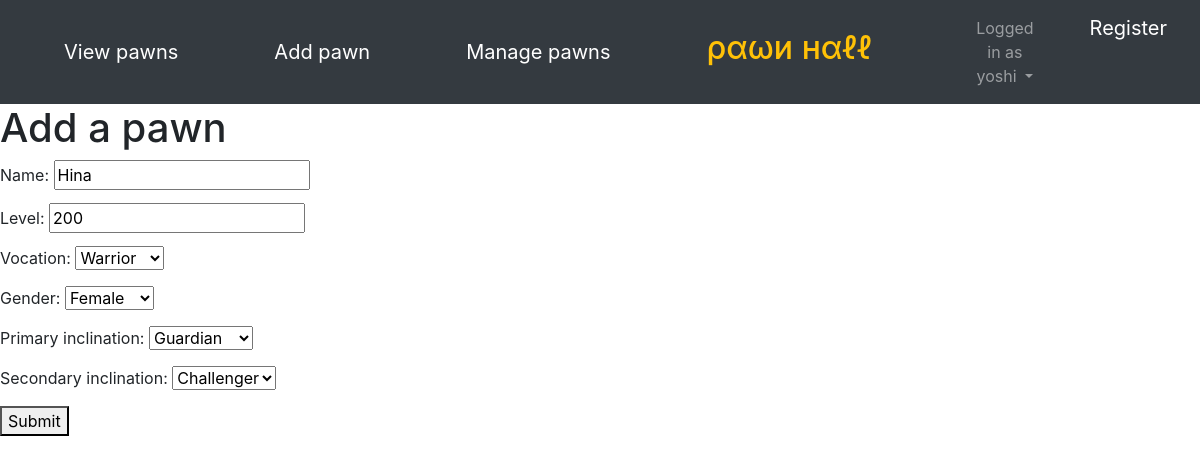
/pawn/1/update/ (signed in), run on the app's committed database.
### pawnlisting/models.py (models this page shows, shortened)
class Pawn(models.Model):
    id = models.AutoField(primary_key=True)
    name = models.CharField(max_length=30)
    vocation = models.CharField(max_length=20, choices=build_choices(vocations))
    level = models.IntegerField()
    gender = models.CharField(max_length=10, choices=build_choices(genders))
    PRIMARY_INCLINATION_CHOICES = build_choices(inclinations)
    SECONDARY_INCLINATION_CHOICES = PRIMARY_INCLINATION_CHOICES[:] + [("None", "None")]
    primary_inclination = models.CharField(max_length=30, choices=PRIMARY_INCLINATION_CHOICES)
    secondary_inclination= models.CharField(max_length=30, choices=SECONDARY_INCLINATION_CHOICES)
    created_by = models.ForeignKey("auth.User", default=None, null=False, on_delete=models.CASCADE)
    last_modified = models.DateTimeField(default=timezone.now)

### pawnlisting/views.py (the view)
# urls.py: path('pawn/<pk>/update/', views.PawnUpdate.as_view(), name="update_pawn"),
class PawnUpdate(AllowIfUserOwnsPawn, UpdateView):
    model = Pawn
    fields = ["name", "level", "vocation", "gender",
        "primary_inclination", "secondary_inclination"]

### pawnlisting/views.py (called while the page is built)
    def test_func(self):
        pawn_to_delete = Pawn.objects.get(pk=self.kwargs["pk"])
        return pawn_to_delete.created_by == self.request.user

### pawnlisting/templates/pawnlisting/pawn_form.html (shortened to what this page needs)
{% include "pawnlisting/base.html" %}
<h1> Add a pawn </h1>
<form method="POST">
    {% for field in form %}
        <div>
            <label> {{ field.label_tag }} </label>
            <span> {{ field }} </span>
        </div>
    {% endfor %}
    <button type="submit"> Submit </button>
</form>

### pawnlisting/templates/pawnlisting/base.html (shortened to what this page needs)
{% load static %}
<link rel="stylesheet" href="https://maxcdn.bootstrapcdn.com/bootstrap/4.0.0/css/bootstrap.min.css">
<nav class="navbar navbar-expand-lg navbar-dark bg-dark">
    <div class="navbar-collapse collapse w-100 dual-collapse2 order-1 order-md-0">
        <ul class="navbar-nav ml-auto text-center">
            <a class="navbar-brand nav-item mx-5" href="{% url 'list_pawn' %}"> View pawns </a>
            <a class="navbar-brand nav-item mx-5" href="{% url 'create_pawn' %}"> Add pawn </a>
            <a class="navbar-brand nav-item mx-5" href="{% url 'manage_pawns' %}"> Manage pawns </a>
        </ul>
    </div>
    <h2 class="text-warning navbar-text nav-item mx-5" style="white-space: nowrap;"> ραωи нαℓℓ </h2>
    <div class="navbar-collapse collapse w-100 dual-collapse2 order-2 order-md-2 mx-5">
        <ul class="navbar-nav mr-auto text-center">
            {% if user.is_authenticated %}
                <li class="nav-item dropdown">
                        <a class="nav-link dropdown-toggle" href="#" id="navbarDropdown" role="button"
                                    data-toggle="dropdown" aria-haspopup="true" aria-expanded="false">
                                    Logged in as {{ user.username }}
                        </a>
                </li>
            {% else %}
                <a class="navbar-brand" href="{% url 'login' %}"> Login </a>
            {% endif %}
            <a class="navbar-brand nav-item mx-5" href="/register"> Register </a>
        </ul>
    </div>
</nav>

### data on the page
Pawn: form "Hina" "200" "Warrior" "Female" "Guardian" "Challenger"

### other printed values
{{ user.username }} "yoshi"
{{ field.label_tag }} "Name:" "Level:" "Vocation:" "Gender:" "Primary inclination:" "Secondary inclination:"
